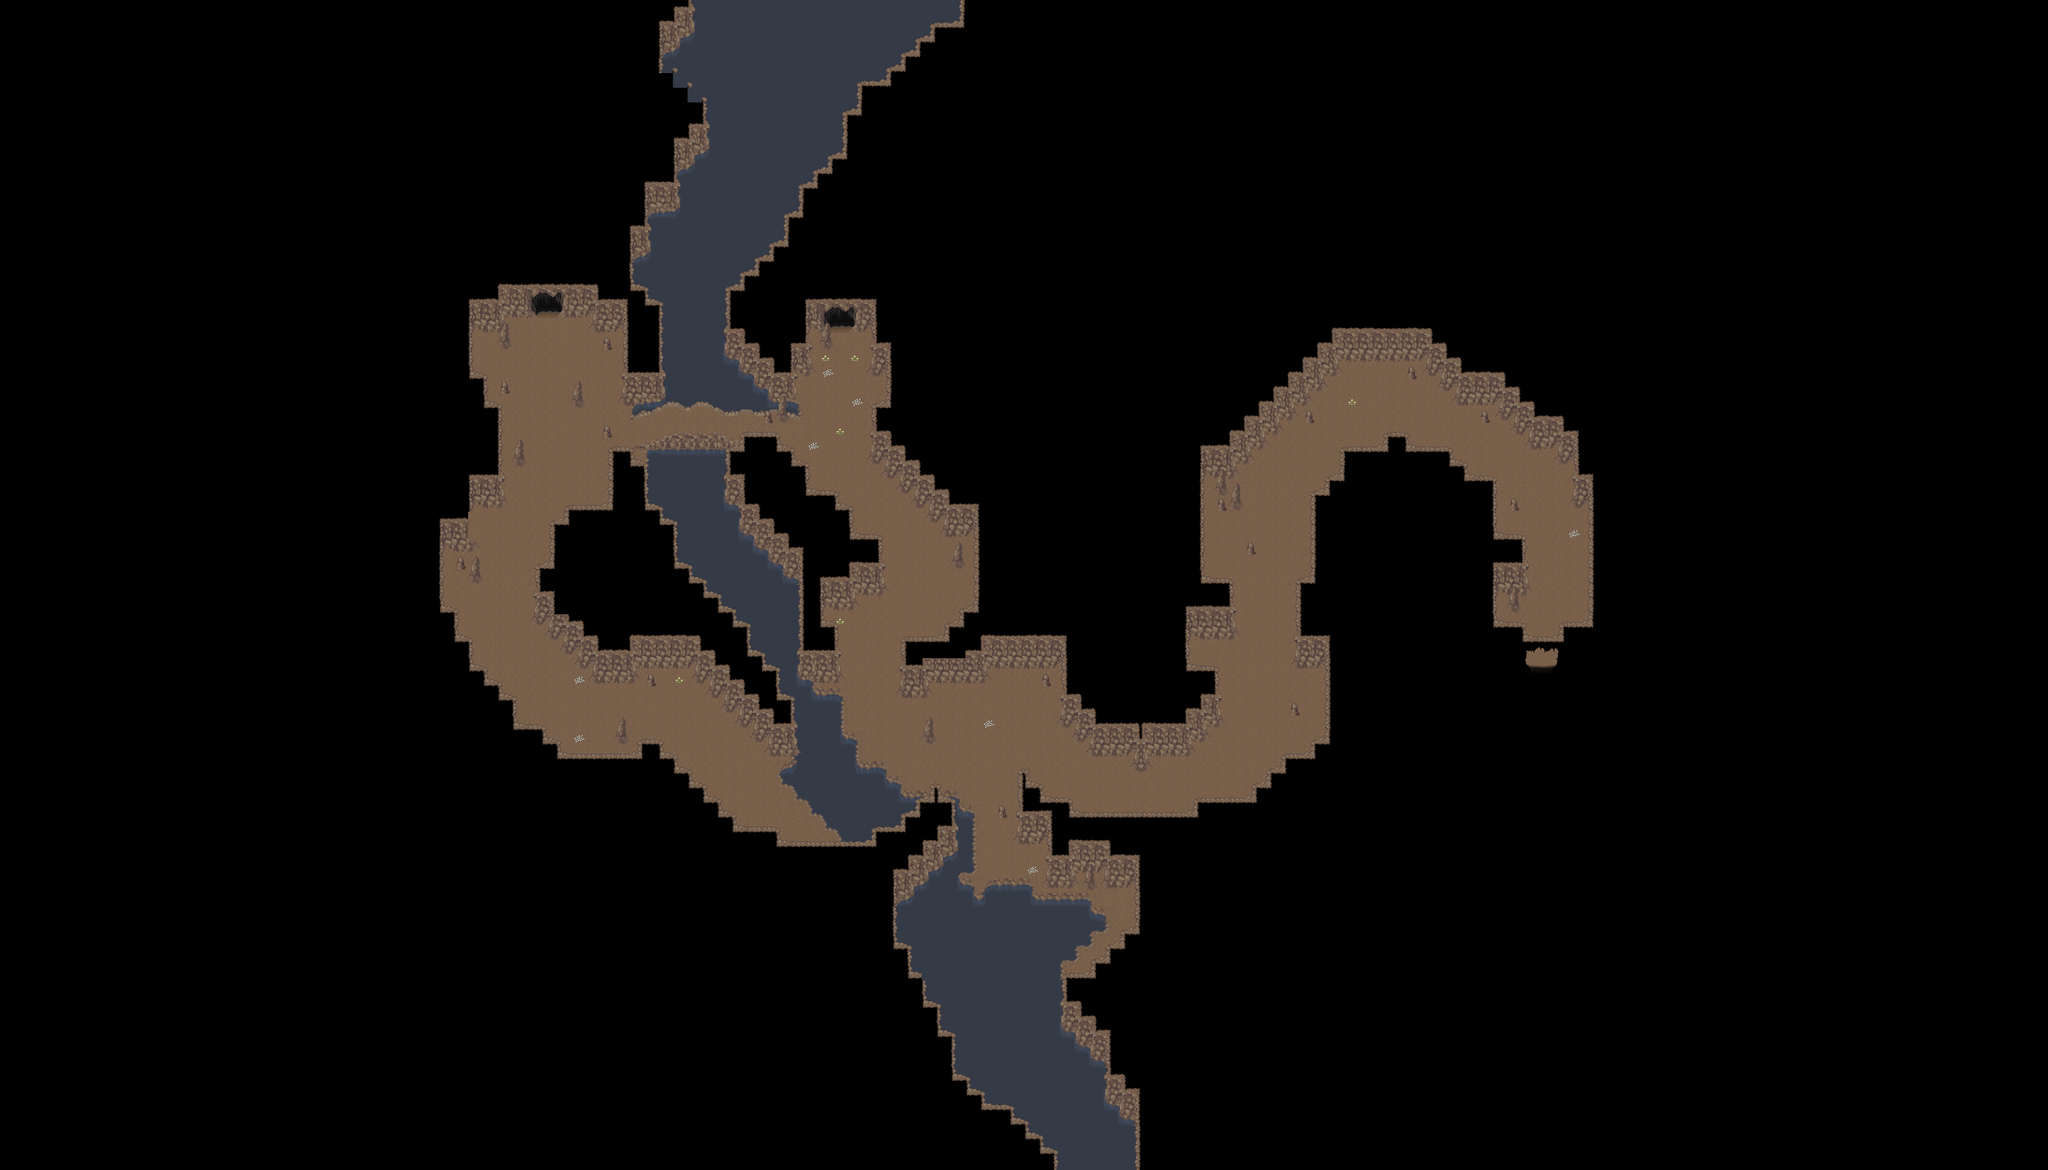

Rendered tile map (Tiled .tmx) drawn with the repository's tilesets; below, a short description and the map source with its tile grids summarised:
An orthogonal 140x80 tile map with 32x32 px tiles, 5 tile layers (Ground1, Ground2, Ground3, Fringe, ...), 2 hidden layers not drawn, 6 tilesets and 22 objects (12x spawn, 7x fixme, 3x warp).

<map version="1.8" tiledversion="1.8.0" orientation="orthogonal" renderorder="right-down" width="140" height="80" tilewidth="32" tileheight="32" infinite="0" nextlayerid="109" nextobjectid="65">
 <properties>
  <property name="background0image" value="graphics/images/spit23loginwallpaper_800x600.png" />
  <property name="author" value="Saulc, Xanthem" />
  <property name="license" value="CC BY-SA 4.0" />
  <property name="manaplus version" value="2" />
  <property name="minimap" value="graphics/minimaps/010-2-16.png" />
  <property name="music" value="cavesong.ogg" />
  <property name="name" value="Canyon Cave" />
  <property name="overlay0image" value="graphics/images/ambient/spotlight.png" />
  <property name="overlay0keepratio" value="true" />
 </properties>
 <tileset firstgid="1" source="../graphics/tilesets/collision.tsx" />
 <tileset firstgid="10" name="cave2" tilewidth="32" tileheight="32" tilecount="144" columns="16">
  <image source="../graphics/tilesets/cave2.png" width="512" height="288" />
 </tileset>
 <tileset firstgid="154" name="Cave2 X2" tilewidth="32" tileheight="64" tilecount="32" columns="16">
  <image source="../graphics/tilesets/cave2_x2.png" width="512" height="128" />
 </tileset>
 <tileset firstgid="186" source="../graphics/tilesets/cave2_base.tsx" />
 <tileset firstgid="314" source="../graphics/tilesets/cave2_bilevel_water_lava.tsx" />
 <tileset firstgid="570" source="../graphics/tilesets/cave2_bilevel.tsx" />
 <layer id="97" name="Ground1" width="140" height="80">
  <data>[11200 cells, 11200 non-empty, 118 distinct tile ids]</data>
 </layer>
 <layer id="98" name="Ground2" width="140" height="80">
  <data>[11200 cells, 101 non-empty, 38 distinct tile ids]</data>
 </layer>
 <layer id="105" name="Ground3" width="140" height="80">
  <data>[11200 cells, 5 non-empty, 5 distinct tile ids]</data>
 </layer>
 <layer id="99" name="Fringe" width="140" height="80">
  <data>[11200 cells, 23 non-empty, 8 distinct tile ids]</data>
 </layer>
 <layer id="100" name="Over1" width="140" height="80">
  <data>[11200 cells, 588 non-empty, 33 distinct tile ids]</data>
 </layer>
 <layer id="101" name="Collision" width="140" height="80" visible="0">
  <data>[11200 cells, 10302 non-empty, 1 distinct tile ids]</data>
 </layer>
 <layer id="104" name="Heights" width="140" height="80" visible="0">
  <data>[11200 cells, 0 non-empty, 0 distinct tile ids]</data>
 </layer>
 <objectgroup color="#000000" id="102" name="Warps">
  <object id="44" name="To Outside" type="warp" x="1184" y="640" width="32" height="32">
   <properties>
    <property name="dest_map" value="010-2" />
    <property name="dest_x" value="219" />
    <property name="dest_y" value="37" />
   </properties>
  </object>
  <object id="46" name="To Outside" type="warp" x="1824" y="672" width="32" height="32">
   <properties>
    <property name="dest_map" value="010-2" />
    <property name="dest_x" value="232" />
    <property name="dest_y" value="36" />
   </properties>
  </object>
  <object id="47" name="To Outside" type="warp" x="3360" y="1440" width="32" height="32">
   <properties>
    <property name="dest_map" value="010-2" />
    <property name="dest_x" value="242" />
    <property name="dest_y" value="39" />
   </properties>
  </object>
 </objectgroup>
 <objectgroup color="#204a87" id="107" name="Spawns" visible="0">
  <object id="52" name="Desert Maggot" type="spawn" x="1056" y="672" width="288" height="224">
   <properties>
    <property name="death" value="150000" />
    <property name="max_beings" value="2" />
    <property name="monster_id" value="1083" />
    <property name="spawn" value="35000" />
   </properties>
  </object>
  <object id="53" name="Desert Maggot" type="spawn" x="1696" y="704" width="288" height="224">
   <properties>
    <property name="death" value="150000" />
    <property name="max_beings" value="2" />
    <property name="monster_id" value="1083" />
    <property name="spawn" value="35000" />
   </properties>
  </object>
  <object id="54" name="Desert Maggot" type="spawn" x="3232" y="1184" width="288" height="224">
   <properties>
    <property name="death" value="150000" />
    <property name="max_beings" value="2" />
    <property name="monster_id" value="1083" />
    <property name="spawn" value="35000" />
   </properties>
  </object>
  <object id="58" name="Snake" type="spawn" x="992" y="1312" width="1152" height="256">
   <properties>
    <property name="death" value="300000" />
    <property name="max_beings" value="4" />
    <property name="monster_id" value="1122" />
    <property name="spawn" value="35000" />
   </properties>
  </object>
  <object id="59" name="Black Scorpion" type="spawn" x="1856" y="1120" width="1024" height="672">
   <properties>
    <property name="death" value="150000" />
    <property name="max_beings" value="3" />
    <property name="monster_id" value="1074" />
    <property name="spawn" value="35000" />
   </properties>
  </object>
  <object id="60" name="Blub" type="spawn" x="1600" y="1536" width="448" height="320">
   <properties>
    <property name="death" value="150000" />
    <property name="max_beings" value="2" />
    <property name="monster_id" value="1008" />
    <property name="spawn" value="35000" />
   </properties>
  </object>
  <object id="61" name="Cave Maggot" type="spawn" x="0" y="0" width="32" height="32">
   <properties>
    <property name="death" value="150000" />
    <property name="max_beings" value="30" />
    <property name="monster_id" value="1027" />
    <property name="spawn" value="35000" />
   </properties>
  </object>
  <object id="62" name="Angry Scorpion" type="spawn" x="960" y="896" width="1184" height="608">
   <properties>
    <property name="death" value="150000" />
    <property name="max_beings" value="9" />
    <property name="monster_id" value="1131" />
    <property name="spawn" value="35000" />
   </properties>
  </object>
  <object id="63" name="Black Scorpion" type="spawn" x="1152" y="896" width="704" height="96">
   <properties>
    <property name="death" value="150000" />
    <property name="max_beings" value="1" />
    <property name="monster_id" value="1074" />
    <property name="spawn" value="35000" />
   </properties>
  </object>
  <object id="64" name="Mountain Snake" type="spawn" x="1888" y="832" width="1376" height="864">
   <properties>
    <property name="death" value="150000" />
    <property name="max_beings" value="2" />
    <property name="monster_id" value="1123" />
    <property name="spawn" value="35000" />
   </properties>
  </object>
 </objectgroup>
 <objectgroup color="#026c06" id="108" name="Plants" visible="0">
  <object id="55" name="Small Topaz Bif" type="spawn" x="0" y="0" width="32" height="32">
   <properties>
    <property name="death" value="150000" />
    <property name="max_beings" value="1" />
    <property name="monster_id" value="1101" />
    <property name="spawn" value="35000" />
   </properties>
  </object>
  <object id="56" name="Plushroom Field" type="spawn" x="1952" y="1472" width="384" height="192">
   <properties>
    <property name="death" value="150000" />
    <property name="max_beings" value="1" />
    <property name="monster_id" value="1011" />
    <property name="spawn" value="35000" />
   </properties>
  </object>
 </objectgroup>
 <objectgroup id="12" name="Objects" />
 <objectgroup color="#ffff00" id="6" name="Margin">
  <object id="32" name="margin" type="fixme" x="0" y="640" width="960" height="640" />
  <object id="33" name="margin" type="fixme" x="960" y="0" width="960" height="640" />
  <object id="34" name="margin" type="fixme" x="3520" y="896" width="960" height="640" />
  <object id="35" name="margin" type="fixme" x="1760" y="1920" width="960" height="640" />
 </objectgroup>
 <objectgroup color="#ff0000" id="106" name="Help" visible="0">
  <object id="48" name="3 pin" type="fixme" x="1184" y="672" width="32" height="32" />
  </objectgroup>
</map>
<!-- 2 of 22 objects omitted -->
